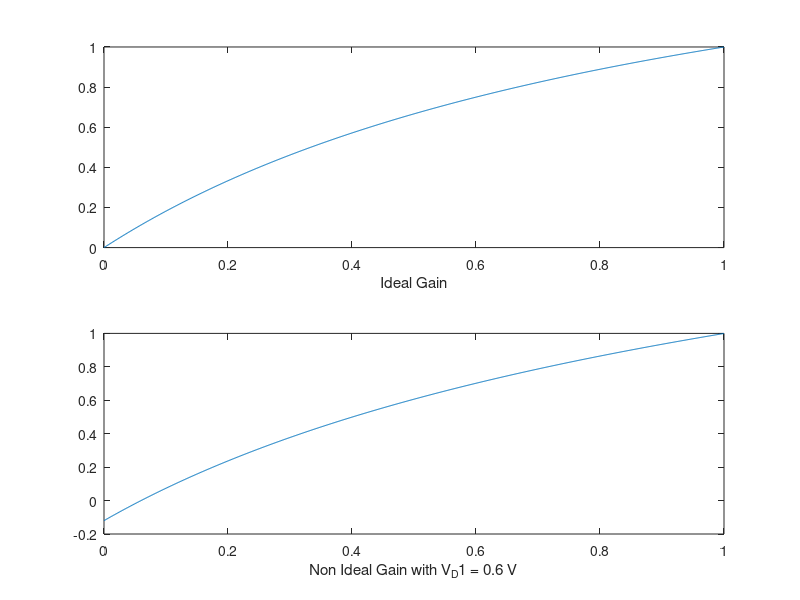

Write the MATLAB code that produced this figure.
% Duty Cycle
D = 0:0.001:1;
d = 1 - D;
% Ideal Condition
IdealGain = 2 * D ./ (1 + D);

% Non Ideal Condition
V_D1 = 0.6;
V_g = 5;
R_L1 = 0.001;
R_L2 = 0.001;
R_C1 = 0.001;
R_C2 = 0.001;
R_o = 3.8;

% On resistance of semiconductors are assumed to be zero, therefore
R_Z = (1 + D) .* R_L2 + (D / (1 + D)) .* (4 * D .* R_L1 + d .* (R_C1 + R_C2));

First_Term = 2 * D ./ (1 + D + (R_Z / R_o));
Second_Term = - ((1 + D) .* (V_D1 / V_g) .* d) ./ (1 + D + (R_Z / R_o));
NonIdealGain = (First_Term + Second_Term);

figure
subplot(2,1,1);
plot(D,IdealGain);
xlabel('Ideal Gain');

subplot(2,1,2);
plot(D,NonIdealGain);
xlabel('Non Ideal Gain with V_D1 = 0.6 V');
